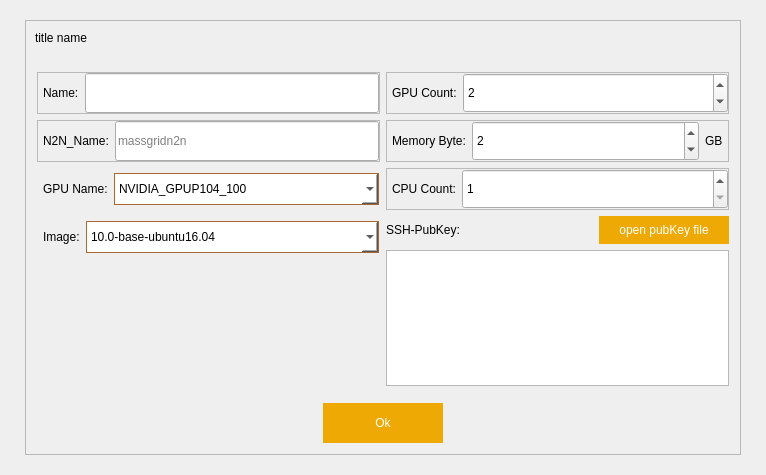
<?xml version="1.0" encoding="UTF-8"?>
<ui version="4.0">
 <class>AddDockerServiceDlg</class>
 <widget class="QDialog" name="AddDockerServiceDlg">
  <property name="geometry">
   <rect>
    <x>0</x>
    <y>0</y>
    <width>766</width>
    <height>475</height>
   </rect>
  </property>
  <property name="windowTitle">
   <string>Dialog</string>
  </property>
  <property name="styleSheet">
   <string notr="true"/>
  </property>
  <layout class="QGridLayout" name="gridLayout">
   <property name="leftMargin">
    <number>0</number>
   </property>
   <property name="topMargin">
    <number>0</number>
   </property>
   <property name="rightMargin">
    <number>0</number>
   </property>
   <property name="bottomMargin">
    <number>0</number>
   </property>
   <item row="0" column="0">
    <widget class="QWidget" name="centerWin" native="true">
     <property name="styleSheet">
      <string notr="true"/>
     </property>
     <layout class="QGridLayout" name="gridLayout_3">
      <property name="leftMargin">
       <number>25</number>
      </property>
      <property name="topMargin">
       <number>20</number>
      </property>
      <property name="rightMargin">
       <number>25</number>
      </property>
      <property name="bottomMargin">
       <number>20</number>
      </property>
      <item row="0" column="0">
       <widget class="QFrame" name="mainframe">
        <property name="styleSheet">
         <string notr="true">QFrame#frame,
QFrame#frame_2,
QFrame#frame_5,
QFrame#frame_6,
QFrame#frame_7,
QFrame#frame_8{
    min-height:40px;
    max-height:40px;
    border-color: rgb(186, 186, 186);
    border:1px solid rgb(186, 186, 186);
}

QPushButton#cancelButton{
    min-width:20px;
    min-height:20px;
    max-width:20px;
    max-height:20px;
    border:7px solid rgb(255,255,255,0);
    image: url(:/res/pic/closeBtn.png);
}

QPushButton#okButton{
width:120;
height:40;
background-color: rgb(239, 169, 4);
color: rgb(255, 255, 255);
border:hidden;
}

QFrame#frame_4,
QFrame#frame_3
{
    min-height:40px;
    max-height:40px;
    border: 1px solid;                         
	border-color: rgb(255, 255, 255,0);
}


QComboBox
{
    width: 160px;
    height: 30px;
    border:1px solid rgb(174,103,46);
    background-repeat: no-repeat;
    background-position: center left;
    background-color: rgb(255, 255, 255);
    color: rgb(0, 0, 0);
    selection-color: black;
    selection-background-color: darkgray;
}

QComboBox::drop-down
{
    width: 30px;
    height:30px;
    image: url(:/res/pic/xjt.png);
}
QComboBox QAbstractItemView
{
    height:100px;
    border: 0px;
    color: rgb(255, 255, 255);
    selection-color: rgb(255, 255, 255);
    selection-background-color: rgb(239, 169, 4);
    background-color: rgb(198, 125, 26);
}
QComboBox QAbstractItemView::item
{
    height: 30px;
    background-color: rgb(198, 125, 26);
    border:hidden;
    color: rgb(255, 255, 255);
}
</string>
        </property>
        <property name="frameShape">
         <enum>QFrame::StyledPanel</enum>
        </property>
        <property name="frameShadow">
         <enum>QFrame::Raised</enum>
        </property>
        <layout class="QVBoxLayout" name="verticalLayout_3">
         <property name="leftMargin">
          <number>0</number>
         </property>
         <property name="topMargin">
          <number>0</number>
         </property>
         <property name="rightMargin">
          <number>0</number>
         </property>
         <property name="bottomMargin">
          <number>11</number>
         </property>
         <item>
          <layout class="QHBoxLayout" name="horizontalLayout_5">
           <property name="leftMargin">
            <number>9</number>
           </property>
           <item>
            <widget class="QLabel" name="label_titleName">
             <property name="text">
              <string>title name</string>
             </property>
            </widget>
           </item>
           <item>
            <spacer name="horizontalSpacer_5">
             <property name="orientation">
              <enum>Qt::Horizontal</enum>
             </property>
             <property name="sizeHint" stdset="0">
              <size>
               <width>40</width>
               <height>20</height>
              </size>
             </property>
            </spacer>
           </item>
           <item>
            <widget class="QPushButton" name="cancelButton">
             <property name="minimumSize">
              <size>
               <width>34</width>
               <height>34</height>
              </size>
             </property>
             <property name="maximumSize">
              <size>
               <width>34</width>
               <height>34</height>
              </size>
             </property>
             <property name="focusPolicy">
              <enum>Qt::NoFocus</enum>
             </property>
             <property name="styleSheet">
              <string notr="true"/>
             </property>
             <property name="text">
              <string/>
             </property>
            </widget>
           </item>
          </layout>
         </item>
         <item>
          <layout class="QHBoxLayout" name="horizontalLayout_10" stretch="1,1">
           <property name="leftMargin">
            <number>11</number>
           </property>
           <property name="topMargin">
            <number>11</number>
           </property>
           <property name="rightMargin">
            <number>11</number>
           </property>
           <property name="bottomMargin">
            <number>11</number>
           </property>
           <item>
            <layout class="QVBoxLayout" name="verticalLayout_2">
             <item>
              <widget class="QFrame" name="frame">
               <property name="styleSheet">
                <string notr="true"/>
               </property>
               <property name="frameShape">
                <enum>QFrame::StyledPanel</enum>
               </property>
               <property name="frameShadow">
                <enum>QFrame::Raised</enum>
               </property>
               <layout class="QHBoxLayout" name="horizontalLayout">
                <property name="leftMargin">
                 <number>5</number>
                </property>
                <property name="topMargin">
                 <number>0</number>
                </property>
                <property name="rightMargin">
                 <number>0</number>
                </property>
                <property name="bottomMargin">
                 <number>0</number>
                </property>
                <item>
                 <widget class="QLabel" name="label_2">
                  <property name="text">
                   <string>Name:</string>
                  </property>
                 </widget>
                </item>
                <item>
                 <widget class="QLineEdit" name="lineEdit_name">
                  <property name="sizePolicy">
                   <sizepolicy hsizetype="Expanding" vsizetype="Expanding">
                    <horstretch>0</horstretch>
                    <verstretch>0</verstretch>
                   </sizepolicy>
                  </property>
                 </widget>
                </item>
               </layout>
              </widget>
             </item>
             <item>
              <widget class="QFrame" name="frame_2">
               <property name="sizePolicy">
                <sizepolicy hsizetype="Expanding" vsizetype="Expanding">
                 <horstretch>0</horstretch>
                 <verstretch>0</verstretch>
                </sizepolicy>
               </property>
               <property name="frameShape">
                <enum>QFrame::StyledPanel</enum>
               </property>
               <property name="frameShadow">
                <enum>QFrame::Raised</enum>
               </property>
               <layout class="QHBoxLayout" name="horizontalLayout_2">
                <property name="leftMargin">
                 <number>5</number>
                </property>
                <property name="topMargin">
                 <number>0</number>
                </property>
                <property name="rightMargin">
                 <number>0</number>
                </property>
                <property name="bottomMargin">
                 <number>0</number>
                </property>
                <item>
                 <widget class="QLabel" name="label_3">
                  <property name="text">
                   <string>N2N_Name:</string>
                  </property>
                 </widget>
                </item>
                <item>
                 <widget class="QLineEdit" name="lineEdit_n2n_name">
                  <property name="sizePolicy">
                   <sizepolicy hsizetype="Expanding" vsizetype="Expanding">
                    <horstretch>0</horstretch>
                    <verstretch>0</verstretch>
                   </sizepolicy>
                  </property>
                  <property name="placeholderText">
                   <string>massgridn2n</string>
                  </property>
                 </widget>
                </item>
               </layout>
              </widget>
             </item>
             <item>
              <widget class="QFrame" name="frame_3">
               <property name="frameShape">
                <enum>QFrame::StyledPanel</enum>
               </property>
               <property name="frameShadow">
                <enum>QFrame::Raised</enum>
               </property>
               <layout class="QHBoxLayout" name="horizontalLayout_3">
                <property name="leftMargin">
                 <number>5</number>
                </property>
                <property name="topMargin">
                 <number>0</number>
                </property>
                <property name="rightMargin">
                 <number>0</number>
                </property>
                <property name="bottomMargin">
                 <number>0</number>
                </property>
                <item>
                 <widget class="QLabel" name="label_5">
                  <property name="text">
                   <string>GPU Name:</string>
                  </property>
                 </widget>
                </item>
                <item>
                 <widget class="QComboBox" name="comboBox_gpuname">
                  <property name="sizePolicy">
                   <sizepolicy hsizetype="Expanding" vsizetype="Fixed">
                    <horstretch>0</horstretch>
                    <verstretch>0</verstretch>
                   </sizepolicy>
                  </property>
                  <item>
                   <property name="text">
                    <string>NVIDIA_GPUP104_100</string>
                   </property>
                  </item>
                 </widget>
                </item>
               </layout>
              </widget>
             </item>
             <item>
              <widget class="QFrame" name="frame_4">
               <property name="frameShape">
                <enum>QFrame::StyledPanel</enum>
               </property>
               <property name="frameShadow">
                <enum>QFrame::Raised</enum>
               </property>
               <layout class="QHBoxLayout" name="horizontalLayout_4">
                <property name="leftMargin">
                 <number>5</number>
                </property>
                <property name="topMargin">
                 <number>0</number>
                </property>
                <property name="rightMargin">
                 <number>0</number>
                </property>
                <property name="bottomMargin">
                 <number>0</number>
                </property>
                <item>
                 <widget class="QLabel" name="label">
                  <property name="text">
                   <string>Image:</string>
                  </property>
                 </widget>
                </item>
                <item>
                 <widget class="QComboBox" name="comboBox_image">
                  <property name="sizePolicy">
                   <sizepolicy hsizetype="Expanding" vsizetype="Fixed">
                    <horstretch>0</horstretch>
                    <verstretch>0</verstretch>
                   </sizepolicy>
                  </property>
                  <item>
                   <property name="text">
                    <string>10.0-base-ubuntu16.04</string>
                   </property>
                  </item>
                  <item>
                   <property name="text">
                    <string>10.0-runtime-ubuntu16.04</string>
                   </property>
                  </item>
                  <item>
                   <property name="text">
                    <string>10.0-cudnn7-runtime-ubuntu16.04 </string>
                   </property>
                  </item>
                  <item>
                   <property name="text">
                    <string>10.0-devel-ubuntu16.04</string>
                   </property>
                  </item>
                  <item>
                   <property name="text">
                    <string>10.0-cudnn7-devel-ubuntu16.04</string>
                   </property>
                  </item>
                  <item>
                   <property name="text">
                    <string>10.0-massgridminer-ubuntu16.04</string>
                   </property>
                  </item>
                  <item>
                   <property name="text">
                    <string>10.0-ethereumminer-ubuntu16.04</string>
                   </property>
                  </item>
                 </widget>
                </item>
               </layout>
              </widget>
             </item>
             <item>
              <spacer name="verticalSpacer">
               <property name="orientation">
                <enum>Qt::Vertical</enum>
               </property>
               <property name="sizeHint" stdset="0">
                <size>
                 <width>20</width>
                 <height>40</height>
                </size>
               </property>
              </spacer>
             </item>
            </layout>
           </item>
           <item>
            <layout class="QVBoxLayout" name="verticalLayout">
             <property name="bottomMargin">
              <number>0</number>
             </property>
             <item>
              <widget class="QFrame" name="frame_5">
               <property name="frameShape">
                <enum>QFrame::StyledPanel</enum>
               </property>
               <property name="frameShadow">
                <enum>QFrame::Raised</enum>
               </property>
               <layout class="QHBoxLayout" name="horizontalLayout_7">
                <property name="leftMargin">
                 <number>5</number>
                </property>
                <property name="topMargin">
                 <number>0</number>
                </property>
                <property name="rightMargin">
                 <number>0</number>
                </property>
                <property name="bottomMargin">
                 <number>0</number>
                </property>
                <item>
                 <widget class="QLabel" name="label_7">
                  <property name="text">
                   <string>GPU Count:</string>
                  </property>
                 </widget>
                </item>
                <item>
                 <widget class="QSpinBox" name="spinBox_gpucount">
                  <property name="sizePolicy">
                   <sizepolicy hsizetype="Expanding" vsizetype="Expanding">
                    <horstretch>0</horstretch>
                    <verstretch>0</verstretch>
                   </sizepolicy>
                  </property>
                  <property name="maximum">
                   <number>6</number>
                  </property>
                  <property name="value">
                   <number>2</number>
                  </property>
                 </widget>
                </item>
               </layout>
              </widget>
             </item>
             <item>
              <widget class="QFrame" name="frame_7">
               <property name="frameShape">
                <enum>QFrame::StyledPanel</enum>
               </property>
               <property name="frameShadow">
                <enum>QFrame::Raised</enum>
               </property>
               <layout class="QHBoxLayout" name="horizontalLayout_8">
                <property name="leftMargin">
                 <number>5</number>
                </property>
                <property name="topMargin">
                 <number>0</number>
                </property>
                <property name="rightMargin">
                 <number>5</number>
                </property>
                <property name="bottomMargin">
                 <number>0</number>
                </property>
                <item>
                 <widget class="QLabel" name="label_9">
                  <property name="text">
                   <string>Memory Byte:</string>
                  </property>
                 </widget>
                </item>
                <item>
                 <widget class="QSpinBox" name="spinBox_memorybyte">
                  <property name="sizePolicy">
                   <sizepolicy hsizetype="Expanding" vsizetype="Expanding">
                    <horstretch>0</horstretch>
                    <verstretch>0</verstretch>
                   </sizepolicy>
                  </property>
                  <property name="maximum">
                   <number>8</number>
                  </property>
                  <property name="value">
                   <number>2</number>
                  </property>
                 </widget>
                </item>
                <item>
                 <widget class="QLabel" name="label_4">
                  <property name="text">
                   <string>GB</string>
                  </property>
                 </widget>
                </item>
               </layout>
              </widget>
             </item>
             <item>
              <widget class="QFrame" name="frame_6">
               <property name="frameShape">
                <enum>QFrame::StyledPanel</enum>
               </property>
               <property name="frameShadow">
                <enum>QFrame::Raised</enum>
               </property>
               <layout class="QHBoxLayout" name="horizontalLayout_9">
                <property name="leftMargin">
                 <number>5</number>
                </property>
                <property name="topMargin">
                 <number>0</number>
                </property>
                <property name="rightMargin">
                 <number>0</number>
                </property>
                <property name="bottomMargin">
                 <number>0</number>
                </property>
                <item>
                 <widget class="QLabel" name="label_8">
                  <property name="text">
                   <string>CPU Count:</string>
                  </property>
                 </widget>
                </item>
                <item>
                 <widget class="QSpinBox" name="spinBox_cpucount">
                  <property name="sizePolicy">
                   <sizepolicy hsizetype="Expanding" vsizetype="Expanding">
                    <horstretch>0</horstretch>
                    <verstretch>0</verstretch>
                   </sizepolicy>
                  </property>
                  <property name="minimum">
                   <number>1</number>
                  </property>
                  <property name="maximum">
                   <number>2</number>
                  </property>
                  <property name="value">
                   <number>1</number>
                  </property>
                 </widget>
                </item>
               </layout>
              </widget>
             </item>
             <item>
              <layout class="QVBoxLayout" name="verticalLayout_4">
               <property name="leftMargin">
                <number>0</number>
               </property>
               <property name="topMargin">
                <number>0</number>
               </property>
               <item>
                <layout class="QHBoxLayout" name="horizontalLayout_11">
                 <property name="topMargin">
                  <number>0</number>
                 </property>
                 <item>
                  <widget class="QLabel" name="label_6">
                   <property name="text">
                    <string>SSH-PubKey:</string>
                   </property>
                  </widget>
                 </item>
                 <item>
                  <spacer name="horizontalSpacer_3">
                   <property name="orientation">
                    <enum>Qt::Horizontal</enum>
                   </property>
                   <property name="sizeHint" stdset="0">
                    <size>
                     <width>40</width>
                     <height>20</height>
                    </size>
                   </property>
                  </spacer>
                 </item>
                 <item>
                  <widget class="QPushButton" name="openPubKeyButton">
                   <property name="styleSheet">
                    <string notr="true">QPushButton#openPubKeyButton{
width:130;
height:28;
background-color: rgb(239, 169, 4);
color: rgb(255, 255, 255);
border:hidden;
}</string>
                   </property>
                   <property name="text">
                    <string>open pubKey file</string>
                   </property>
                  </widget>
                 </item>
                </layout>
               </item>
               <item>
                <widget class="QTextEdit" name="textEdit_sshpubkey"/>
               </item>
              </layout>
             </item>
             <item>
              <spacer name="verticalSpacer_3">
               <property name="orientation">
                <enum>Qt::Vertical</enum>
               </property>
               <property name="sizeHint" stdset="0">
                <size>
                 <width>20</width>
                 <height>40</height>
                </size>
               </property>
              </spacer>
             </item>
            </layout>
           </item>
          </layout>
         </item>
         <item>
          <spacer name="verticalSpacer_2">
           <property name="orientation">
            <enum>Qt::Vertical</enum>
           </property>
           <property name="sizeHint" stdset="0">
            <size>
             <width>20</width>
             <height>1</height>
            </size>
           </property>
          </spacer>
         </item>
         <item>
          <layout class="QHBoxLayout" name="horizontalLayout_6">
           <item>
            <spacer name="horizontalSpacer">
             <property name="orientation">
              <enum>Qt::Horizontal</enum>
             </property>
             <property name="sizeHint" stdset="0">
              <size>
               <width>40</width>
               <height>20</height>
              </size>
             </property>
            </spacer>
           </item>
           <item>
            <widget class="QPushButton" name="okButton">
             <property name="text">
              <string>Ok</string>
             </property>
            </widget>
           </item>
           <item>
            <spacer name="horizontalSpacer_2">
             <property name="orientation">
              <enum>Qt::Horizontal</enum>
             </property>
             <property name="sizeHint" stdset="0">
              <size>
               <width>40</width>
               <height>20</height>
              </size>
             </property>
            </spacer>
           </item>
          </layout>
         </item>
        </layout>
       </widget>
      </item>
     </layout>
    </widget>
   </item>
  </layout>
 </widget>
 <resources/>
 <connections/>
</ui>
